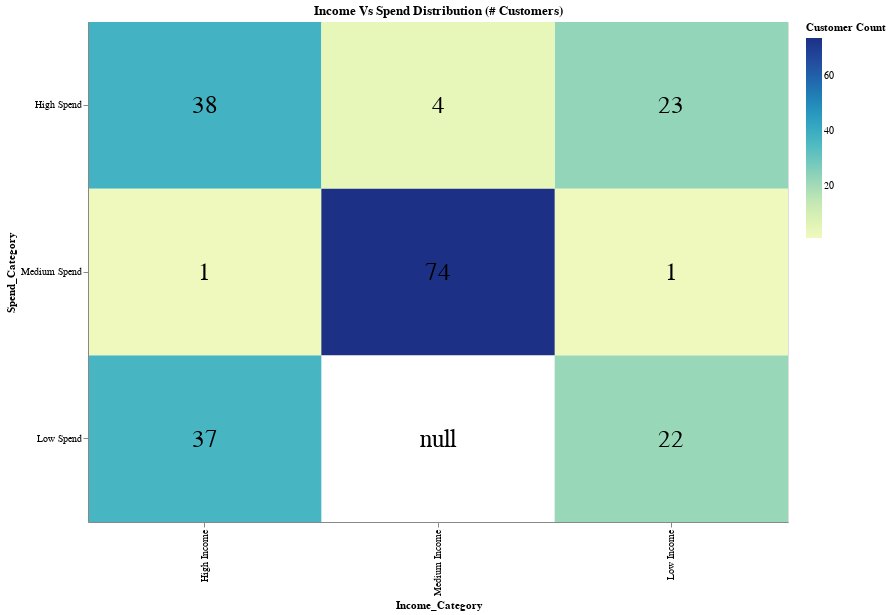

Notebook cell for this chart:
### Code cell
c1 = alt.Chart(df3).mark_rect().properties(title='Income Vs Spend Distribution (# Customers)',height=500, width=700).encode(
alt.X('Income_Category:O',sort = ['High Income','Medium Income','Low Income']),
    alt.Y('Spend_Category:O',sort = ['High Spend','Medium Spend','Low Spend']),
    color = 'Customer Count:Q',
)


c2 = alt.Chart(df3).mark_text(size = 25).properties(title='Income Vs Spend Distribution (# Customers)',height=500, width=700).encode(
alt.X('Income_Category:O',sort = ['High Income','Medium Income','Low Income']),
    alt.Y('Spend_Category:O',sort = ['High Spend','Medium Spend','Low Spend']),
    text = alt.Text('Customer Count:Q'),
)

c1+c2

### Figure 1 — Vega-Lite specification as saved in the notebook (floating-point values rounded to 4 significant figures)
{"config": {"view": {"continuousWidth": 400, "continuousHeight": 300}}, "layer": [{"mark": "rect", "encoding": {"color": {"type": "quantitative", "field": "Customer Count"}, "x": {"type": "ordinal", "field": "Income_Category", "sort": ["High Income", "Medium Income", "Low Income"]}, "y": {"type": "ordinal", "field": "Spend_Category", "sort": ["High Spend", "Medium Spend", "Low Spend"]}}, "height": 500, "title": "Income Vs Spend Distribution (# Customers)", "width": 700}, {"mark": {"type": "text", "size": 25}, "encoding": {"text": {"type": "quantitative", "field": "Customer Count"}, "x": {"type": "ordinal", "field": "Income_Category", "sort": ["High Income", "Medium Income", "Low Income"]}, "y": {"type": "ordinal", "field": "Spend_Category", "sort": ["High Spend", "Medium Spend", "Low Spend"]}}, "height": 500, "title": "Income Vs Spend Distribution (# Customers)", "width": 700}], "data": {"name": "data-3503dc9bb820fddae265e9d06fb190b4"}, "$schema": "https://vega.github.io/schema/vega-lite/v4.8.1.json", "datasets": {"data-3503dc9bb820fddae265e9d06fb190b4": [{"Spend_Category": "High Spend", "Income_Category": "High Income", "Customer Count": 38.0}, {"Spend_Category": "High Spend", "Income_Category": "Low Income", "Customer Count": 23.0}, {"Spend_Category": "High Spend", "Income_Category": "Medium Income", "Customer Count": 4.0}, {"Spend_Category": "Low Spend", "Income_Category": "High Income", "Customer Count": 37.0}, {"Spend_Category": "Low Spend", "Income_Category": "Low Income", "Customer Count": 22.0}, {"Spend_Category": "Low Spend", "Income_Category": "Medium Income", "Customer Count": null}, {"Spend_Category": "Medium Spend", "Income_Category": "High Income", "Customer Count": 1.0}, {"Spend_Category": "Medium Spend", "Income_Category": "Low Income", "Customer Count": 1.0}, {"Spend_Category": "Medium Spend", "Income_Category": "Medium Income", "Customer Count": 74.0}]}}
